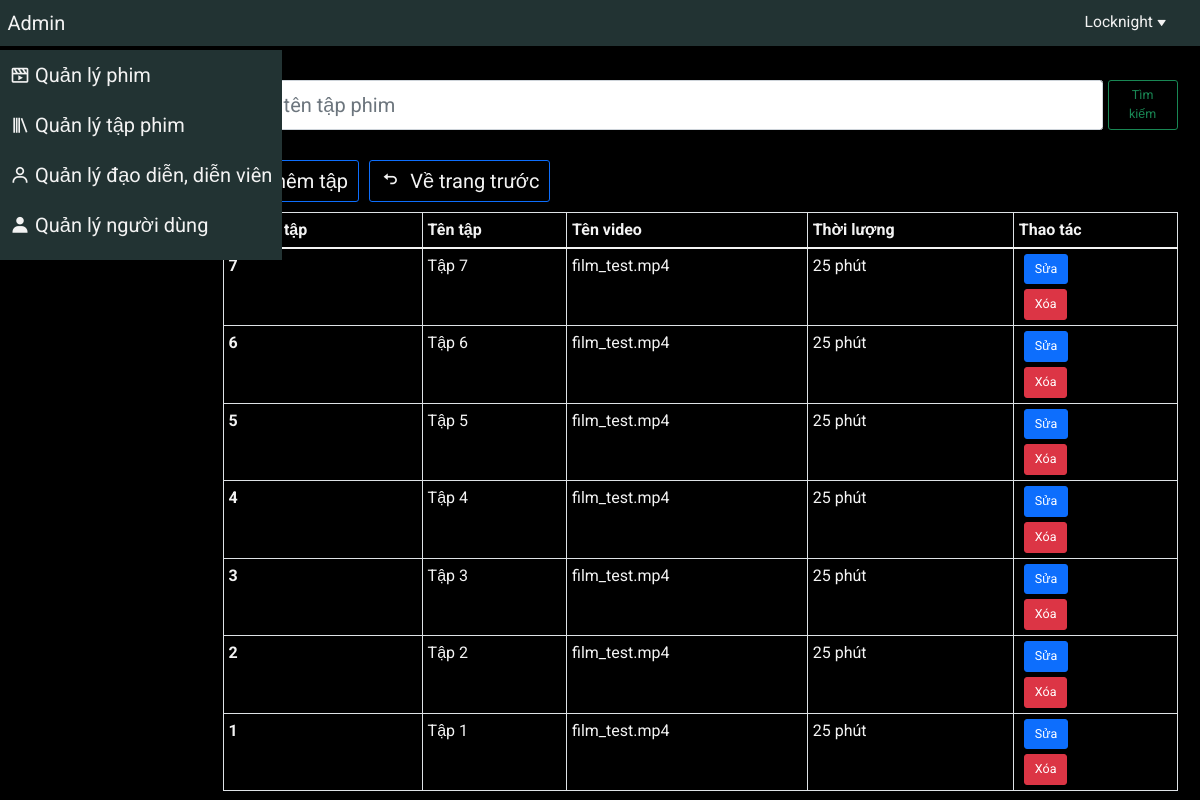
The page /admin/manage_episode.php?film_id=45 (signed in) on the database its author committed.
### tables this page shows
CREATE TABLE `episodes` (
	`ep_id` INT(25) NOT NULL AUTO_INCREMENT,
	`ep_name` varchar(50),
	`ep_video` varchar(300),
	`ep_order` INT(10) NOT NULL,
	`film_id` INT(20) NOT NULL,
	PRIMARY KEY (`ep_id`)
);

CREATE TABLE `films` (
	`film_id` INT(20) NOT NULL AUTO_INCREMENT,
	`name` varchar(150) NOT NULL,
	`name2` varchar(150),
	`image` varchar(300),
	`image_banner` varchar(300),
	`trailer` varchar(300),
	`IMDb` FLOAT(3),
	`year` INT(5),
	`description` varchar(1000),
	`episode_number` INT(10),
	`duration` INT(10),
	`num_view` INT(20),
	`nation_id` INT(5) NOT NULL,
	`created_at` TIMESTAMP NOT NULL,
	`updated_at` TIMESTAMP NOT NULL,
	`film_type` INT(5) NOT NULL,
	PRIMARY KEY (`film_id`)
);

### public/admin/manage_episode.php (the view, shortened to what this page needs)
<!DOCTYPE html>
<html lang="en">
<head>
    <?php include('./link_css.php') ?>
</head>
<body>
    <div class="wrapper container-fluid">
        <?php include('./header.php') ?>
        <div class="row">
            <div class="col-12 col-md-2">
                <?php include('./sidebar_menu.php') ?>
            </div>
            <div class="col-12 col-md-10">
                <div class="container manage-ep">
                    <form class="d-flex my-5" method="GET" action="">
                        <input class="form-control me-2" type="search" placeholder="Nhập tên tập phim" aria-label="Search" style="font-size: 2rem;" name="search-ep" id="search-ep">
                        <button class="btn btn-lg btn-outline-success" type="submit">Tìm kiếm</button>
                    </form>
                    <div class="add-section my-3">
                        <a href="./add_episode.php?film_id=<?= $_GET['film_id'] ?>" class="btn btn-lg btn-outline-primary">
                            Thêm tập
                        </a>
                        <a href="./manage_film_episode.php" class="ms-3 btn btn-lg btn-outline-primary">
                            <i class='bx bx-undo'></i>
                            Về trang trước
                        </a>
                    </div>
                    <table class="table table-bordered table-responsive">
                        <thead>
                            <tr>
                                <th scope="col">
                                    Thứ tự tập
                                </th>
                                <th scope="col">Tên tập</th>
                                <th scope="col">Tên video</th>
                                <th scope="col">Thời lượng</th>
                                <th scope="col">Thao tác</th>
                            </tr>
                        </thead>
                        <tbody>
                            <?php
                                $film_id = $_GET['film_id'];
                                if (isset($_GET['search-ep'])) {
                                    $search = $_GET['search-ep'];
                                    $sql = "SELECT e.*, f.duration as `duration` FROM `episodes` as e, `films` as f
                                            WHERE (`ep_name` LIKE ? OR `ep_oder` LIKE ?)
                                                   AND e.film_id = f.film_id
                                                   AND e.film_id = ?
                                            ORDER BY `ep_order` DESC
                                    ";
                                    $stmt = $conn->prepare($sql);
                                    $search = "%$search%";
                                    $stmt->bind_param('ssi', $search, $search, $film_id);
                                    $stmt->execute();
                                    $result = $stmt->get_result();
                                } else {
                                    $sql = "SELECT e.*, f.duration as `duration` FROM `episodes` as e, `films` as f
                                            WHERE e.film_id = f.film_id
                                                  AND e.film_id = ?
                                            ORDER BY `ep_order` DESC";
                                    $stmt = $conn->prepare($sql);
                                    $stmt->bind_param('i', $film_id);
                                    $stmt->execute();
                                    $result = $stmt->get_result();
                                }
                                while ($row = $result->fetch_assoc()) {
                            ?>
                                <tr>
                                    <th scope="row"><?= $row['ep_order'] ?></th>
                                    <td>
                                        <?= $row['ep_name'] ?>
                                    </td>
                                    <td>
                                        <?= $row['ep_video'] ?>
                                    </td>
                                    <td>
                                        <?= $row['duration'] ?> phút
                                    </td>
                                    <td class="">
                                        <a href="./edit_episode.php?film_id=<?= $row['film_id'] ?>&ep_id=<?= $row['ep_id'] ?>" class="edit-film btn btn-lg btn-xs btn-primary mx-2">
                                            Sửa
                                        </a>
                                        <form class="delete_ep"
                                                action="./delete_episode.php?film_id=<?= $film_id ?>&ep_id=<?= $row['ep_id'] ?>"
                                                method="GET"
                                        >
                                            <button type="button" class="delete-ep btn btn-lg btn-xs btn-danger mx-2 mt-2" name="delete-ep"
                                                onclick="confirmDelete(this, 'Bạn muốn xóa tập này?')"
                                            >
                                                Xóa
                                            </button>
                                        </form>
                                    </td>
                                </tr>
                            <?php
                                }
                            ?>
                        </tbody>
                    </table>
                </div>
            </div>
        </div>
    </div>
</body>
</html>

### public/admin/assets/css/base.css (style rules this page uses)
:root { --main-color: #ffe600; --bg-color: #000; --bg-box-color: #233; --text-color: #f3f3f3; }
* { padding: 0; margin: 0; box-sizing: border-box; font-size: 62.5%; font-family: 'Roboto', sans-serif; }
a { text-decoration: none; color: var(--text-color); }
.wrapper { padding-top: 50px; }

### public/admin/assets/css/main.css (style rules this page uses)
body { background-color: var(--bg-color); }
.add-section a { font-size: 2rem; color: var(--text-color) }
.add-section a i { font-size: 2rem; margin-right: 5px; }
.table { width: 100%; color: var(--text-color); }
.table th { font-size: 1.6rem; color: var(--text-color); }
.table td { font-size: 1.6rem; color: var(--text-color); }

### rows shown on the page
episodes: ep_order "7", ep_name "Tập 7", ep_video "film_test.mp4", film.duration "25"
episodes: ep_order "6", ep_name "Tập 6", ep_video "film_test.mp4", film.duration "25"
episodes: ep_order "5", ep_name "Tập 5", ep_video "film_test.mp4", film.duration "25"
episodes: ep_order "4", ep_name "Tập 4", ep_video "film_test.mp4", film.duration "25"
episodes: ep_order "3", ep_name "Tập 3", ep_video "film_test.mp4", film.duration "25"
episodes: ep_order "2", ep_name "Tập 2", ep_video "film_test.mp4", film.duration "25"
episodes: ep_order "1", ep_name "Tập 1", ep_video "film_test.mp4", film.duration "25"
